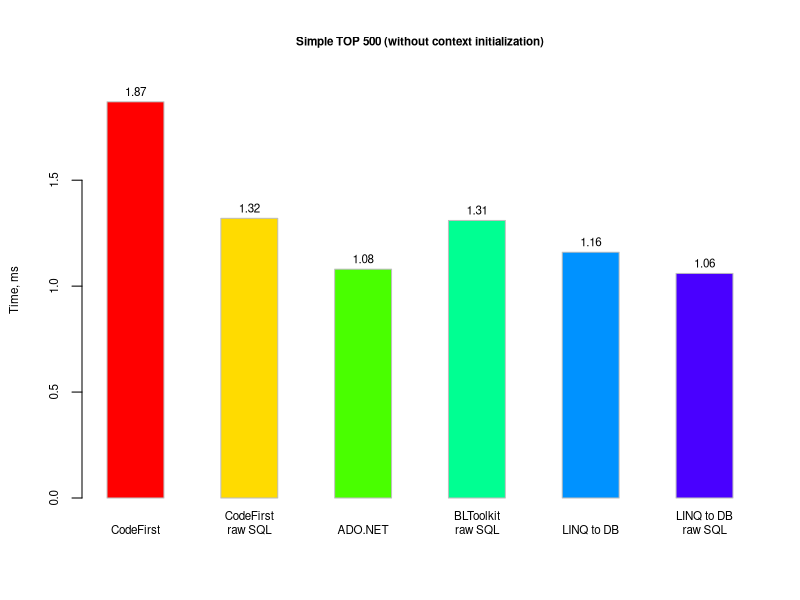

Recreate this plot in R.
mydata <- data.frame(
    row.names=c("CodeFirst","CodeFirst\nraw SQL","ADO.NET","BLToolkit\nraw SQL","LINQ to DB","LINQ to DB\nraw SQL"),
    Values=c(1.87, 1.32, 1.08, 1.31, 1.16, 1.06))

dev.new(width=6, height=5)

plot_top = max(mydata$Values)*1.05

x <- barplot(t(as.matrix(mydata)),
    main="Simple TOP 500 (without context initialization)", ylab="Time, ms", beside=TRUE,
    col=rainbow(7), border="grey",
    ylim=c(0, plot_top),
    cex.axis=0.7, cex.lab=0.7, cex.main=0.7, cex.names=0.7)

text(x, mydata$Values+plot_top/40, labels=round(mydata$Values, 2), col="black", cex=0.7)
